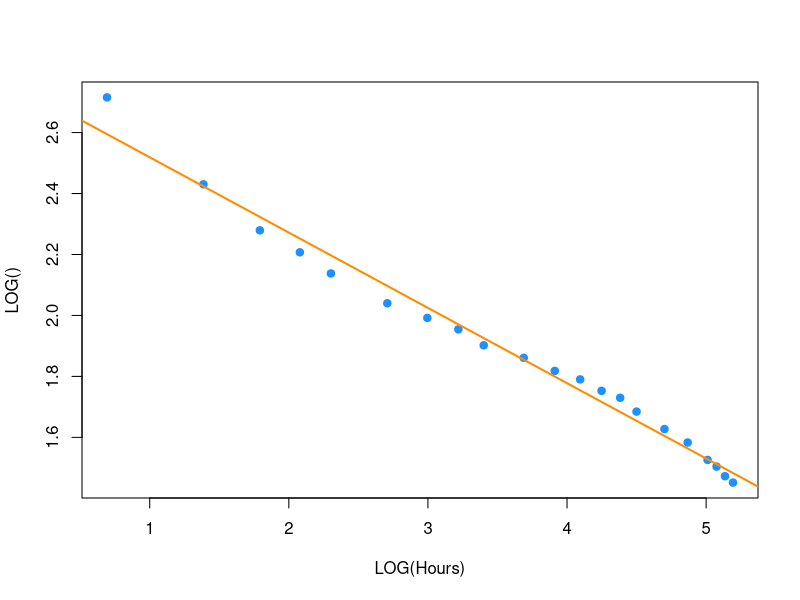
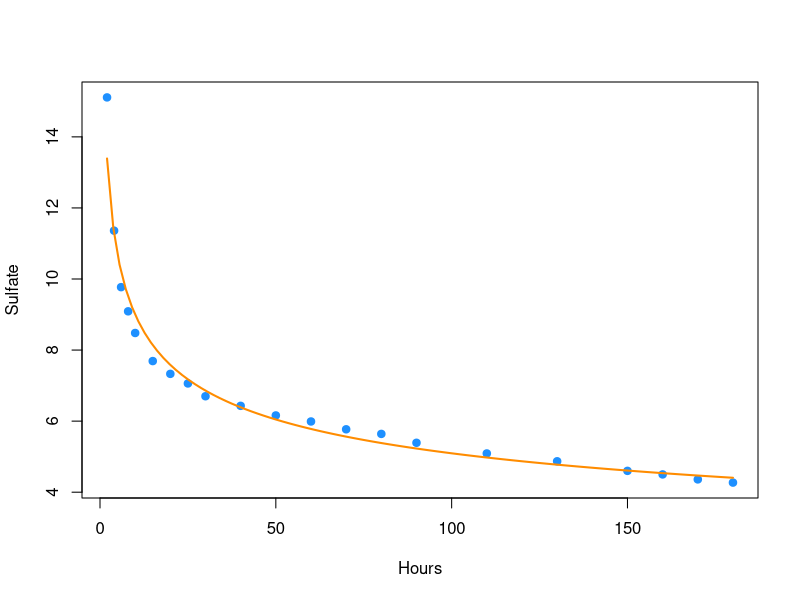
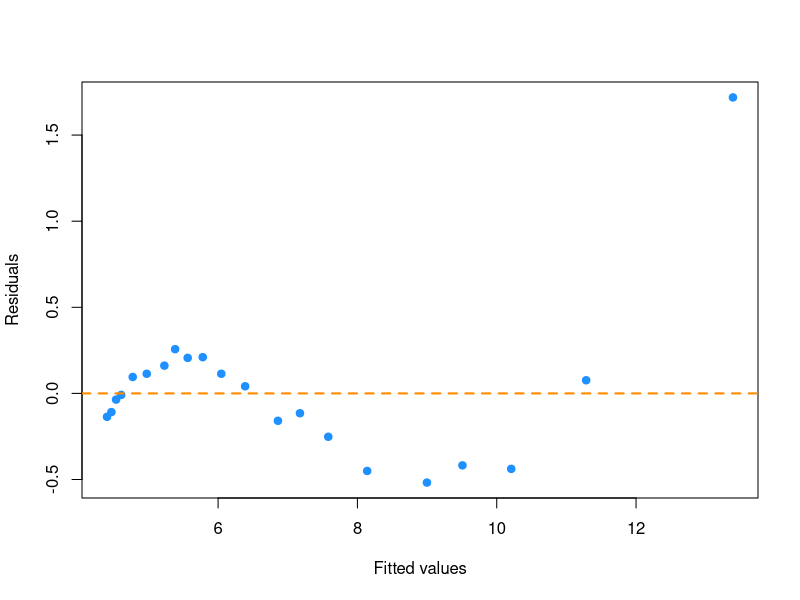

The R source for these figures, in order:
## ---- chunk 1
brunhild = read.delim("brunhild.txt")
model = lm(log(Sulfate) ~ log(Hours), data = brunhild)
plot(log(brunhild$Hours), log(brunhild$Sulfate), xlab = "LOG(Hours)", ylab = "LOG()", col = "dodgerblue", pch = 20, cex = 1.5)
abline(model, col = "darkorange", lwd = 2)
## ---- chunk 2
plot(brunhild, col = "dodgerblue", pch = 20, cex = 1.5)
curve(exp(model$coefficients[1] + log(x) * model$coefficients[2]), from = min(brunhild$Hours), to = max(brunhild$Hours), add = TRUE, col = "darkorange", lwd = 2)
## ---- chunk 3
fit_values = exp(model$coefficients[1] + log(brunhild$Hours) * model$coefficients[2])
res_values = brunhild$Sulfate - fit_values
plot(fit_values, res_values, col = "dodgerblue",
pch = 20, cex = 1.5, xlab = "Fitted values", ylab = "Residuals")
abline(h = 0, lty = 2, col = "darkorange", lwd = 2)
